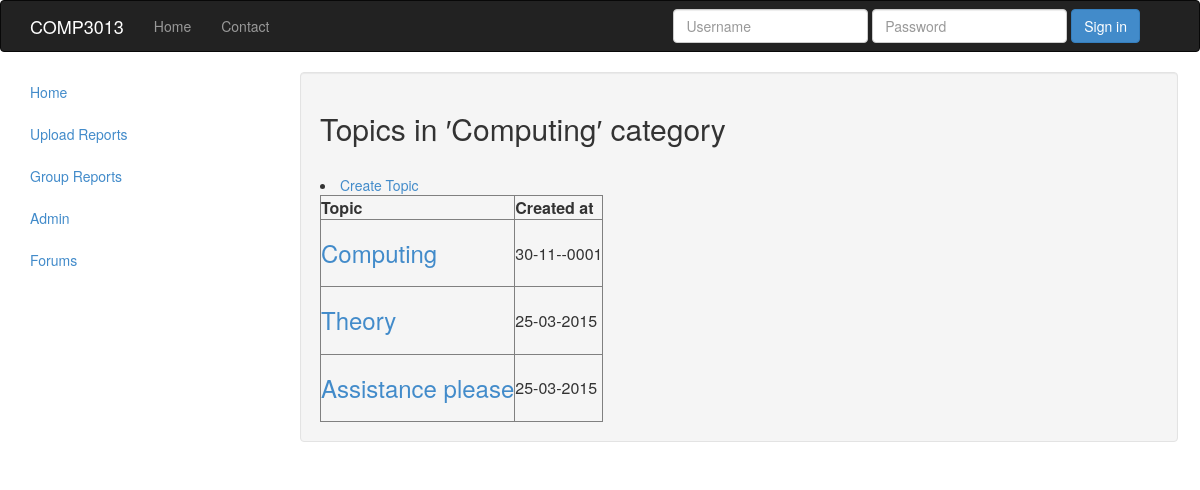
/category.php?id=1, run on the app's committed database.
### tables this page shows
CREATE TABLE `categories` (
  `cat_id` int(8) NOT NULL AUTO_INCREMENT,
  `cat_name` varchar(255) NOT NULL,
  `cat_description` varchar(255) NOT NULL,
  PRIMARY KEY (`cat_id`),
  UNIQUE KEY `cat_name_unique` (`cat_name`)
);

CREATE TABLE `topics` (
  `topic_id` int(8) NOT NULL AUTO_INCREMENT,
  `topic_subject` varchar(255) NOT NULL,
  `topic_date` datetime NOT NULL,
  `topic_cat` int(8) NOT NULL,
  `topic_by` int(8) NOT NULL,
  PRIMARY KEY (`topic_id`),
  KEY `topic_by` (`topic_by`),
  KEY `topic_cat` (`topic_cat`),
  CONSTRAINT `topics_ibfk_1` FOREIGN KEY (`topic_by`) REFERENCES `users` (`userID`) ON UPDATE CASCADE,
  CONSTRAINT `topics_ibfk_2` FOREIGN KEY (`topic_cat`) REFERENCES `categories` (`cat_id`) ON DELETE CASCADE ON UPDATE CASCADE
);

### category.php (the view, shortened to what this page needs)
<?php
require 'header.php';
include 'connect.php';
$getid =  mysqli_real_escape_string($conn,  $_GET['id']);
$sql = "SELECT	cat_id,	cat_name,cat_description FROM categories WHERE cat_id = $getid";
$result = mysqli_query($conn,$sql)  or die('Error2' . mysqli_error($conn));
if(!$result)
{
	echo 'The category could not be displayed, please try again later.' . mysql_error();
}
else
{
	if(mysqli_num_rows($result) == 0)
	{
		echo 'This category does not exist.';
	}
	else
	{
		while($row = $result->fetch_assoc())
		{
			echo '<h2>Topics in &prime;' . $row['cat_name'] . '&prime; category</h2><br />';
		}
		$sql1 = "SELECT
					topic_id,
					topic_subject,
					topic_date,
					topic_cat
				FROM
					topics
				WHERE
				topic_cat = $getid";
		$result2 = mysqli_query($conn,$sql1);
		if(!$result2)
		{
			echo 'The topics could not be displayed, please try again later.';
		}
		else
		{
			if(mysqli_num_rows($result2) == 0)
			{
				echo 'There are no topics in this category yet.';
			}
			else
			{
				echo '<table border="1">
					  <tr>
						<th>Topic</th>
						<th>Created at</th>
					  </tr>';
				while($row1 = $result2->fetch_assoc())
				{
					echo '<tr>';
						echo '<td class="leftpart">';
							echo '<h3><a href="topic.php?id=' . $row1['topic_id'] . '">' . $row1['topic_subject'] . '</a><br /><h3>';
						echo '</td>';
						echo '<td class="rightpart">';
							echo date('d-m-Y', strtotime($row1['topic_date']));
						echo '</td>';
					echo '</tr>';
				}
			}
		}
		echo '<li id = "indexList"> <a href = "create_topic.php" class="listLinks"> Create Topic </a></li>';
	}
}
require 'footer.php';
?>

### data on the page
categories: cat_name "Computing"
topics: topic_subject "Computing", topic_date "30-11--0001"
topics: topic_subject "Theory", topic_date "25-03-2015"
topics: topic_subject "Assistance please", topic_date "25-03-2015"
